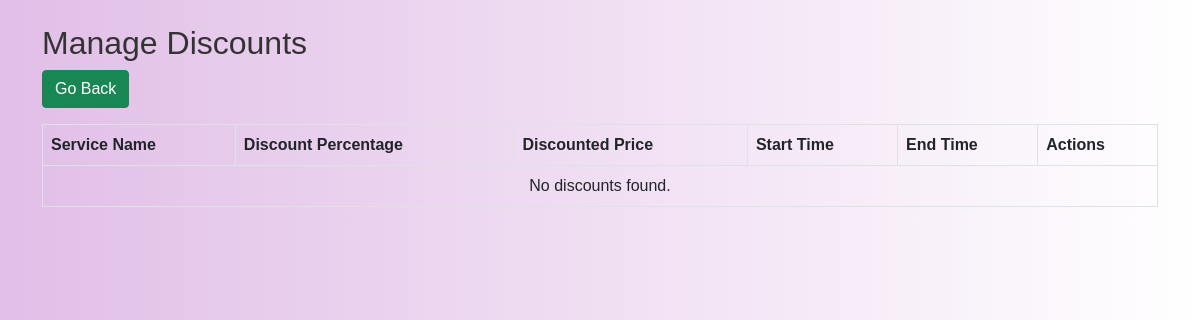
The app's page /managediscount.php, older data.
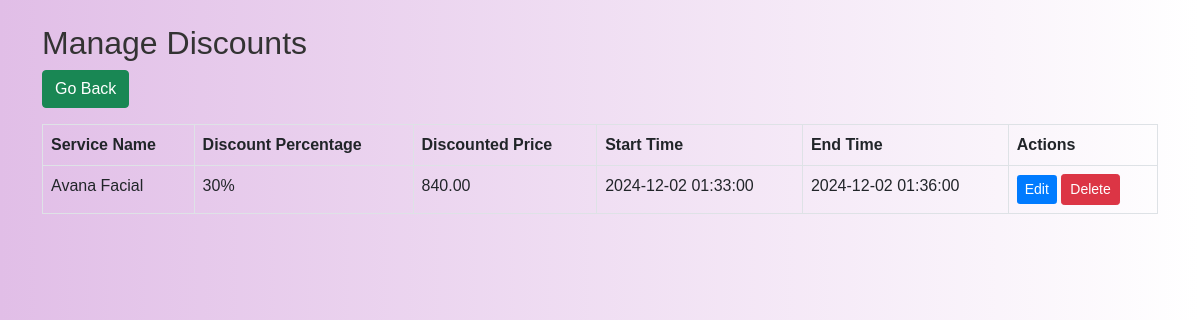
The same page, newer data.
### tables this page shows
CREATE TABLE `discounts` (
  `id` int(11) NOT NULL,
  `service_id` int(11) NOT NULL,
  `discount_percentage` int(11) NOT NULL CHECK (`discount_percentage` between 0 and 100),
  `discounted_price` decimal(10,2) NOT NULL,
  `start_time` datetime NOT NULL,
  `end_time` datetime NOT NULL,
  `user_id` int(11) NOT NULL
);

CREATE TABLE `services` (
  `id` int(11) NOT NULL,
  `name` varchar(255) NOT NULL,
  `description` text DEFAULT NULL,
  `price` decimal(10,2) NOT NULL,
  `category_id` int(11) DEFAULT NULL,
  `image` varchar(255) DEFAULT NULL,
  `status` enum('Available','Not Available') DEFAULT 'Available',
  `slots` int(11) DEFAULT 0
);

### managediscount.php (the view, shortened to what this page needs)
<?php
include_once '../bws_ui/includes/header.php';
include_once '../bws_ui/db_connection/db_connection.php';
$conn = new mysqli($servername, $username, $password, $dbname);
$query = "SELECT d.id, d.service_id, d.discount_percentage, d.discounted_price, d.start_time, d.end_time, s.name AS service_name
          FROM discounts d
          JOIN services s ON d.service_id = s.id";
$result = $conn->query($query);
$discounts = [];
if ($result) {
    while ($row = $result->fetch_assoc()) {
        $discounts[] = $row;
    }
}
?>
<div class="container">
    <h2 class="mt-4">Manage Discounts</h2>
    <a href="./discount.php">
        <button class="btn btn-success">Go Back</button>
    </a>
    <table class="table table-bordered mt-3" id="discountsTable">
        <thead>
            <tr>
                <th>Service Name</th>
                <th>Discount Percentage</th>
                <th>Discounted Price</th>
                <th>Start Time</th>
                <th>End Time</th>
                <th>Actions</th>
            </tr>
        </thead>
        <tbody>
            <?php if (!empty($discounts)): ?>
                <?php foreach ($discounts as $discount): ?>
                    <tr id="discount-<?= $discount['id']; ?>">
                        <td class="service_name"><?= htmlspecialchars($discount['service_name']); ?></td>
                        <td class="discount_percentage"><?= htmlspecialchars($discount['discount_percentage']); ?>%</td>
                        <td class="discounted_price"><?= htmlspecialchars($discount['discounted_price']); ?></td>
                        <td class="start_time"><?= htmlspecialchars($discount['start_time']); ?></td>
                        <td class="end_time"><?= htmlspecialchars($discount['end_time']); ?></td>
                        <td>
                            <button class="btn btn-primary btn-sm edit-btn" data-id="<?= $discount['id']; ?>"
                                data-service-id="<?= $discount['service_id']; ?>"
                                data-discount-percentage="<?= $discount['discount_percentage']; ?>"
                                data-discounted-price="<?= $discount['discounted_price']; ?>"
                                data-start-time="<?= $discount['start_time']; ?>" data-end-time="<?= $discount['end_time']; ?>">
                                Edit
                            </button>
                            <button class="btn btn-danger btn-sm delete-btn" data-id="<?= $discount['id']; ?>">
                                Delete
                            </button>
                        </td>
                    </tr>
                <?php endforeach; ?>
            <?php else: ?>
                <tr>
                    <td colspan="6" class="text-center">No discounts found.</td>
                </tr>
            <?php endif; ?>
        </tbody>
    </table>
</div>
<?php include_once '../bws_ui/includes/footer.php'; ?>

Row changes from the older to the newer data that the page shows:
added discounts: service.name "Avana Facial", discount_percentage "30", discounted_price "840.00", start_time "2024-12-02 01:33:00", end_time "2024-12-02 01:36:00"
Text that changed along with them:
text no longer shown: "No discounts found."
